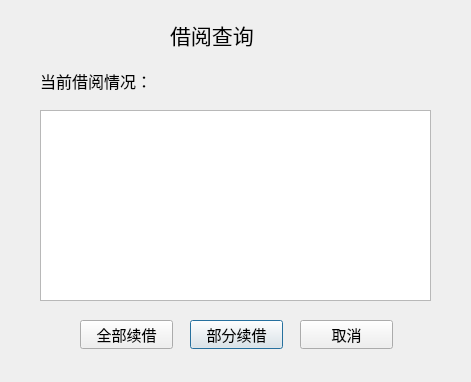
<?xml version="1.0" encoding="UTF-8"?>
<ui version="4.0">
 <class>Dialog_borrow_info</class>
 <widget class="QDialog" name="Dialog_borrow_info">
  <property name="geometry">
   <rect>
    <x>0</x>
    <y>0</y>
    <width>471</width>
    <height>382</height>
   </rect>
  </property>
  <property name="font">
   <font>
    <family>华文楷体</family>
    <pointsize>12</pointsize>
   </font>
  </property>
  <property name="windowTitle">
   <string>Dialog</string>
  </property>
  <widget class="QLabel" name="label">
   <property name="geometry">
    <rect>
     <x>170</x>
     <y>20</y>
     <width>131</width>
     <height>30</height>
    </rect>
   </property>
   <property name="font">
    <font>
     <family>华文楷体</family>
     <pointsize>16</pointsize>
    </font>
   </property>
   <property name="text">
    <string>借阅查询</string>
   </property>
  </widget>
  <widget class="QLabel" name="label_2">
   <property name="geometry">
    <rect>
     <x>40</x>
     <y>70</y>
     <width>140</width>
     <height>22</height>
    </rect>
   </property>
   <property name="text">
    <string>当前借阅情况：</string>
   </property>
  </widget>
  <widget class="QTableView" name="tableView">
   <property name="geometry">
    <rect>
     <x>40</x>
     <y>110</y>
     <width>391</width>
     <height>191</height>
    </rect>
   </property>
  </widget>
  <widget class="QPushButton" name="pushButton_2">
   <property name="geometry">
    <rect>
     <x>190</x>
     <y>320</y>
     <width>93</width>
     <height>29</height>
    </rect>
   </property>
   <property name="font">
    <font>
     <family>华文楷体</family>
     <pointsize>11</pointsize>
    </font>
   </property>
   <property name="text">
    <string>部分续借</string>
   </property>
  </widget>
  <widget class="QPushButton" name="pushButton_3">
   <property name="geometry">
    <rect>
     <x>80</x>
     <y>320</y>
     <width>93</width>
     <height>29</height>
    </rect>
   </property>
   <property name="font">
    <font>
     <family>华文楷体</family>
     <pointsize>11</pointsize>
    </font>
   </property>
   <property name="text">
    <string>全部续借</string>
   </property>
  </widget>
  <widget class="QPushButton" name="pushButton">
   <property name="geometry">
    <rect>
     <x>300</x>
     <y>320</y>
     <width>93</width>
     <height>29</height>
    </rect>
   </property>
   <property name="font">
    <font>
     <pointsize>11</pointsize>
    </font>
   </property>
   <property name="text">
    <string>取消</string>
   </property>
  </widget>
 </widget>
 <resources/>
 <connections/>
</ui>
